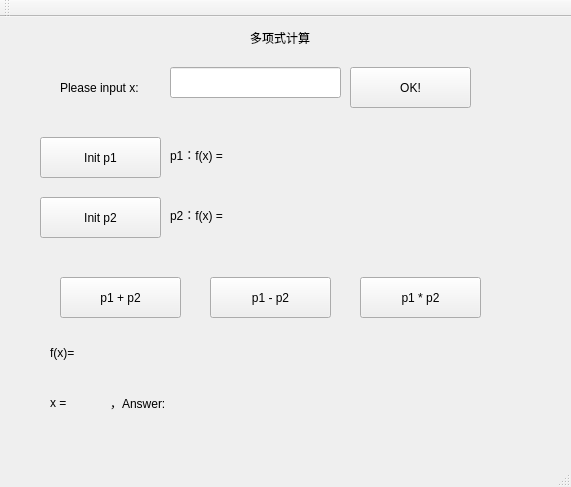
<?xml version="1.0" encoding="UTF-8"?>
<ui version="4.0">
 <class>MainWindow</class>
 <widget class="QMainWindow" name="MainWindow">
  <property name="geometry">
   <rect>
    <x>0</x>
    <y>0</y>
    <width>571</width>
    <height>487</height>
   </rect>
  </property>
  <property name="windowTitle">
   <string>MainWindow</string>
  </property>
  <widget class="QWidget" name="centralWidget">
   <widget class="QPushButton" name="pushButton1">
    <property name="geometry">
     <rect>
      <x>40</x>
      <y>120</y>
      <width>121</width>
      <height>41</height>
     </rect>
    </property>
    <property name="text">
     <string>Init p1</string>
    </property>
   </widget>
   <widget class="QPushButton" name="pushButton2">
    <property name="geometry">
     <rect>
      <x>40</x>
      <y>180</y>
      <width>121</width>
      <height>41</height>
     </rect>
    </property>
    <property name="text">
     <string>Init p2</string>
    </property>
   </widget>
   <widget class="QLabel" name="label">
    <property name="geometry">
     <rect>
      <x>170</x>
      <y>130</y>
      <width>59</width>
      <height>16</height>
     </rect>
    </property>
    <property name="text">
     <string>p1：f(x) =</string>
    </property>
   </widget>
   <widget class="QLabel" name="label_2">
    <property name="geometry">
     <rect>
      <x>170</x>
      <y>190</y>
      <width>59</width>
      <height>16</height>
     </rect>
    </property>
    <property name="text">
     <string>p2：f(x) =</string>
    </property>
   </widget>
   <widget class="QLabel" name="label_3">
    <property name="geometry">
     <rect>
      <x>250</x>
      <y>0</y>
      <width>71</width>
      <height>41</height>
     </rect>
    </property>
    <property name="text">
     <string>多项式计算</string>
    </property>
   </widget>
   <widget class="QPushButton" name="pushButton3">
    <property name="geometry">
     <rect>
      <x>60</x>
      <y>260</y>
      <width>121</width>
      <height>41</height>
     </rect>
    </property>
    <property name="text">
     <string>p1 + p2</string>
    </property>
   </widget>
   <widget class="QPushButton" name="pushButton4">
    <property name="geometry">
     <rect>
      <x>210</x>
      <y>260</y>
      <width>121</width>
      <height>41</height>
     </rect>
    </property>
    <property name="text">
     <string>p1 - p2</string>
    </property>
   </widget>
   <widget class="QPushButton" name="pushButton5">
    <property name="geometry">
     <rect>
      <x>360</x>
      <y>260</y>
      <width>121</width>
      <height>41</height>
     </rect>
    </property>
    <property name="text">
     <string>p1 * p2</string>
    </property>
   </widget>
   <widget class="QLabel" name="label_4">
    <property name="geometry">
     <rect>
      <x>50</x>
      <y>320</y>
      <width>61</width>
      <height>31</height>
     </rect>
    </property>
    <property name="text">
     <string>f(x)=</string>
    </property>
   </widget>
   <widget class="QLabel" name="label_5">
    <property name="geometry">
     <rect>
      <x>110</x>
      <y>370</y>
      <width>71</width>
      <height>31</height>
     </rect>
    </property>
    <property name="text">
     <string>，Answer:</string>
    </property>
   </widget>
   <widget class="QLabel" name="label_6">
    <property name="geometry">
     <rect>
      <x>60</x>
      <y>50</y>
      <width>101</width>
      <height>41</height>
     </rect>
    </property>
    <property name="text">
     <string>Please input x:</string>
    </property>
   </widget>
   <widget class="QLineEdit" name="lineEdit">
    <property name="geometry">
     <rect>
      <x>170</x>
      <y>50</y>
      <width>171</width>
      <height>31</height>
     </rect>
    </property>
   </widget>
   <widget class="QPushButton" name="pushButton">
    <property name="geometry">
     <rect>
      <x>350</x>
      <y>50</y>
      <width>121</width>
      <height>41</height>
     </rect>
    </property>
    <property name="text">
     <string>OK!</string>
    </property>
   </widget>
   <widget class="QLabel" name="label_7">
    <property name="geometry">
     <rect>
      <x>50</x>
      <y>370</y>
      <width>71</width>
      <height>31</height>
     </rect>
    </property>
    <property name="text">
     <string>x =</string>
    </property>
   </widget>
   <widget class="QLabel" name="labeledit1">
    <property name="geometry">
     <rect>
      <x>240</x>
      <y>120</y>
      <width>281</width>
      <height>31</height>
     </rect>
    </property>
    <property name="text">
     <string/>
    </property>
   </widget>
   <widget class="QLabel" name="labeledit2">
    <property name="geometry">
     <rect>
      <x>240</x>
      <y>180</y>
      <width>281</width>
      <height>31</height>
     </rect>
    </property>
    <property name="text">
     <string/>
    </property>
   </widget>
   <widget class="QLabel" name="labeledit3">
    <property name="geometry">
     <rect>
      <x>100</x>
      <y>320</y>
      <width>411</width>
      <height>31</height>
     </rect>
    </property>
    <property name="text">
     <string/>
    </property>
   </widget>
   <widget class="QLabel" name="labeledit4">
    <property name="geometry">
     <rect>
      <x>200</x>
      <y>370</y>
      <width>141</width>
      <height>31</height>
     </rect>
    </property>
    <property name="text">
     <string/>
    </property>
   </widget>
  </widget>
  <widget class="QMenuBar" name="menuBar">
   <property name="geometry">
    <rect>
     <x>0</x>
     <y>0</y>
     <width>571</width>
     <height>22</height>
    </rect>
   </property>
  </widget>
  <widget class="QToolBar" name="mainToolBar">
   <attribute name="toolBarArea">
    <enum>TopToolBarArea</enum>
   </attribute>
   <attribute name="toolBarBreak">
    <bool>false</bool>
   </attribute>
  </widget>
  <widget class="QStatusBar" name="statusBar"/>
 </widget>
 <layoutdefault spacing="6" margin="11"/>
 <resources/>
 <connections/>
</ui>
